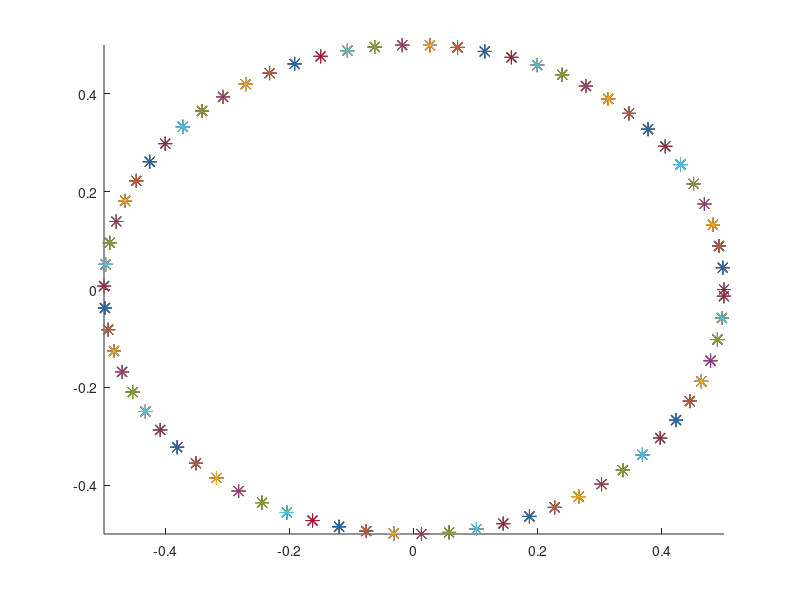

MATLAB code to generate this figure:
maxR = 0.5;
area = 2 * pi * maxR * maxR;
pointDensity = 500;

ng = area * pointDensity;

hp = maxR / (2 * pi * maxR);
wp = 1;

if(hp*wp > ng)
    pointsfound = 10000000;
    while(pointsfound > ng)
       tempPoints = pointsfound;
       tempHP = hp;
       tempWP = wp;
       pointsfound = hp * wp;
       hp = hp * 0.999;
       wp = wp * 0.999;
    end
    
    differenceTemp = abs(tempHP * tempWP - ng)
    difference = abs(hp * wp - ng);
    
    if(differenceTemp < difference)
        hp = tempHP;
        wp = tempWP;
    end

elseif(hp * wp < ng)
    pointsfound = 0;
    while(pointsfound < ng)
        tempPoints = pointsfound;
        tempHP = hp;
        tempWP = wp;
        pointsfound = hp * wp;
        hp = hp * 1.001;
        wp = wp * 1.001;
    end
    differenceTemp = abs(tempHP * tempWP - ng);
    difference = abs(hp * wp - ng);
    
    if(differenceTemp < difference)
        hp = tempHP;
        wp = tempWP;
    end
end

figure(1)
hold on;
axis([-0.5 0.5 -0.5 0.5 -0.5 0.5])

zStep = maxR / hp;
yStep = (2 * pi) / wp;
angleCount = 0;
valZ = 0;
while(valZ <= 0.3)
    while(angleCount <= (2*pi))
        valY = maxR * sin(angleCount);
        valX = maxR * cos(angleCount);
        angleCount = angleCount + yStep;
        plot3(valX, valY, valZ, '*', 'MarkerSize',10)
    end
    angleCount = 0;
    valZ = valZ + zStep;
end

hold off;
